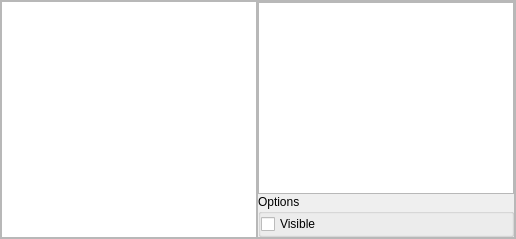
        <widget class="QWidget" name="page_5">
         <layout class="QVBoxLayout" name="verticalLayout_12">
          <property name="spacing">
           <number>0</number>
          </property>
          <property name="margin">
           <number>0</number>
          </property>
          <item>
           <widget class="QFrame" name="frame_13">
            <property name="frameShape">
             <enum>QFrame::StyledPanel</enum>
            </property>
            <property name="frameShadow">
             <enum>QFrame::Raised</enum>
            </property>
            <layout class="QHBoxLayout" name="horizontalLayout_4">
             <property name="spacing">
              <number>0</number>
             </property>
             <property name="margin">
              <number>0</number>
             </property>
             <item>
              <layout class="QVBoxLayout" name="verticalLayout_6">
               <property name="spacing">
                <number>0</number>
               </property>
               <item>
                <widget class="QListWidget" name="skyLayerListWidget"/>
               </item>
              </layout>
             </item>
             <item>
              <widget class="QFrame" name="frame_14">
               <property name="frameShape">
                <enum>QFrame::StyledPanel</enum>
               </property>
               <property name="frameShadow">
                <enum>QFrame::Raised</enum>
               </property>
               <layout class="QVBoxLayout" name="verticalLayout_7">
                <property name="spacing">
                 <number>0</number>
                </property>
                <property name="margin">
                 <number>0</number>
                </property>
                <item>
                 <widget class="QTextBrowser" name="skyLayerTextBrowser">
                  <property name="openExternalLinks">
                   <bool>true</bool>
                  </property>
                  <property name="openLinks">
                   <bool>true</bool>
                  </property>
                 </widget>
                </item>
                <item>
                 <widget class="QGroupBox" name="groupBox">
                  <property name="title">
                   <string>Options</string>
                  </property>
                  <layout class="QGridLayout" name="gridLayout_5">
                   <property name="margin">
                    <number>0</number>
                   </property>
                   <item row="0" column="0">
                    <widget class="QCheckBox" name="skyLayerEnableCheckBox">
                     <property name="text">
                      <string>Visible</string>
                     </property>
                    </widget>
                   </item>
                  </layout>
                 </widget>
                </item>
               </layout>
              </widget>
             </item>
            </layout>
           </widget>
          </item>
         </layout>
        </widget>
